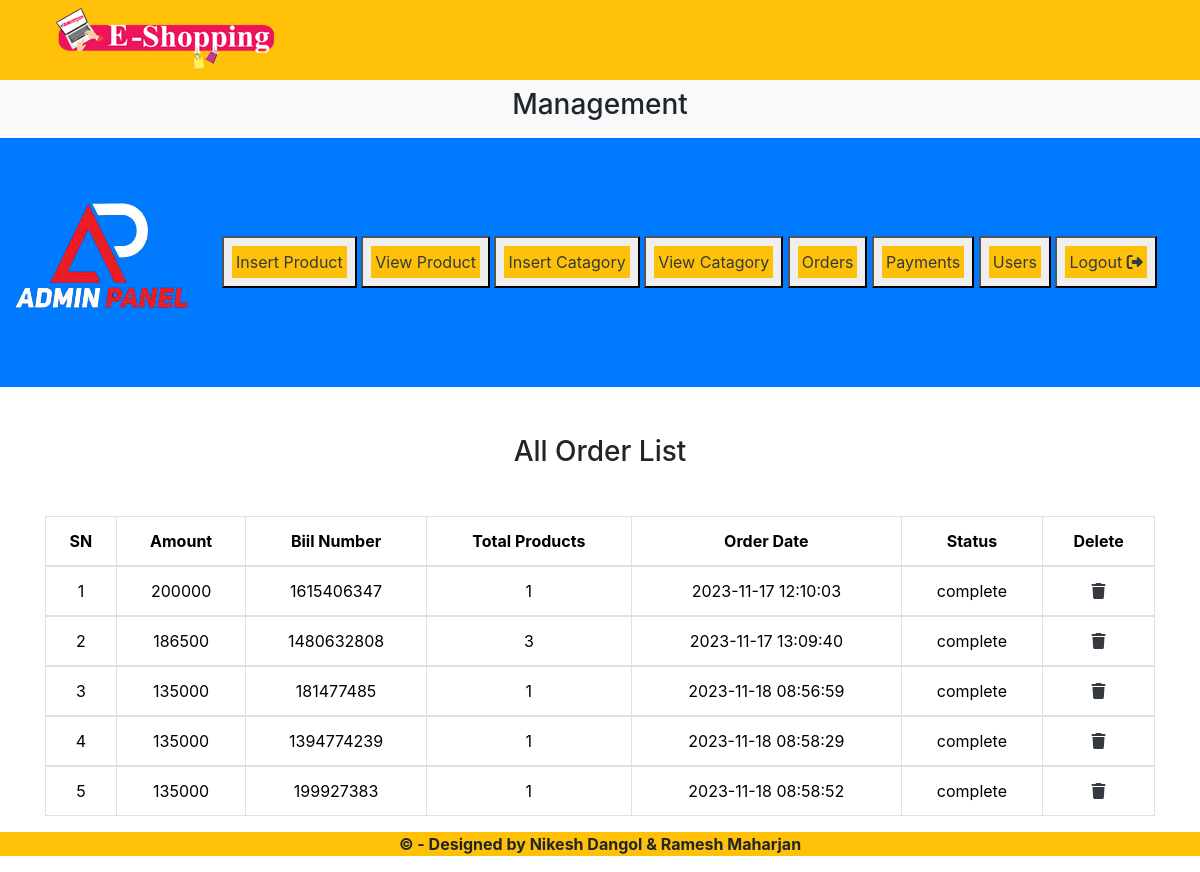
The app's page /Admin/index.php?order with its own data.
### tables this page shows
CREATE TABLE `order_tbl` (
  `Ord_Id` int(11) NOT NULL,
  `User_Id` int(11) NOT NULL,
  `amount` int(255) NOT NULL,
  `bill_num` int(255) NOT NULL,
  `total_pro` int(255) NOT NULL,
  `ord_date` timestamp NOT NULL DEFAULT current_timestamp() ON UPDATE current_timestamp(),
  `ord_status` varchar(255) NOT NULL
);

### Admin/order.php (the view, shortened to what this page needs)
<h3 class="text-center">All Order List</h3>
<table class="table table-bordered mt-5">
    <thead class="">
        <?php
        $get_order="Select * from `order_tbl` ";
        $run=mysqli_query($con,$get_order);
        $row_count=mysqli_num_rows($run);
        echo "
        <tr class='text-center'>
            <th>SN</th>
            <th>Amount</th>
            <th>Biil Number</th>
            <th>Total Products</th>
            <th>Order Date</th>
            <th>Status</th>
            <th>Delete</th>
        </tr>
        </thead>
        ";
        if ($row_count ==0)
        {
            echo "<h2 class='text-danger'> No any products are Orded<h2> ";
        }
        else{
            $num=0;
            while($result = mysqli_fetch_assoc($run))
            {
                $ord_id=$result['Ord_Id'];
                $amount=$result['amount'];
                $bill_num=$result['bill_num'];
                $total_pro=$result['total_pro'];
                $ord_date=$result['ord_date'];
                $ord_status=$result['ord_status'];
                $num++;
                echo"
                <tbody>
            <tr class='text-center'>
                <td>$num</td>
                <td> $amount</td>
                <td> $bill_num</td>
                <td> $total_pro</td>
                <td> $ord_date</td>
                <td> $ord_status</td>
                <td><a  href='index.php?delet_ord=$ord_id'><i class='fa-solid fa-trash text-dark'></a></td>
            </tr>
        </tbody>
        ";
            }
        }
        ?>
</table>

### Admin/index.php (style rules this page uses)
body { overflow-x:hidden; }

### records on screen
order_tbl: amount "200000", bill_num "1615406347", total_pro "1", ord_date "2023-11-17 12:10:03", ord_status "complete"
order_tbl: amount "186500", bill_num "1480632808", total_pro "3", ord_date "2023-11-17 13:09:40", ord_status "complete"
order_tbl: amount "135000", bill_num "181477485", total_pro "1", ord_date "2023-11-18 08:56:59", ord_status "complete"
order_tbl: amount "135000", bill_num "1394774239", total_pro "1", ord_date "2023-11-18 08:58:29", ord_status "complete"
order_tbl: amount "135000", bill_num "199927383", total_pro "1", ord_date "2023-11-18 08:58:52", ord_status "complete"
